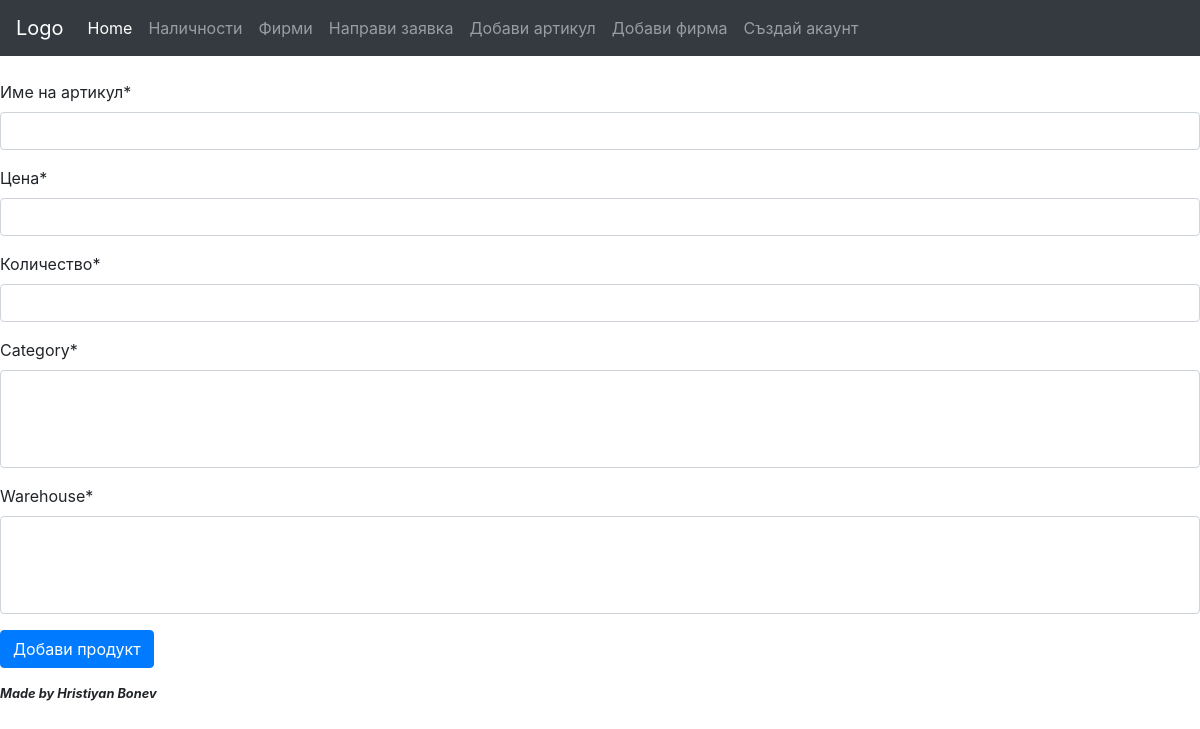
The page /add_article on the database as committed earlier.
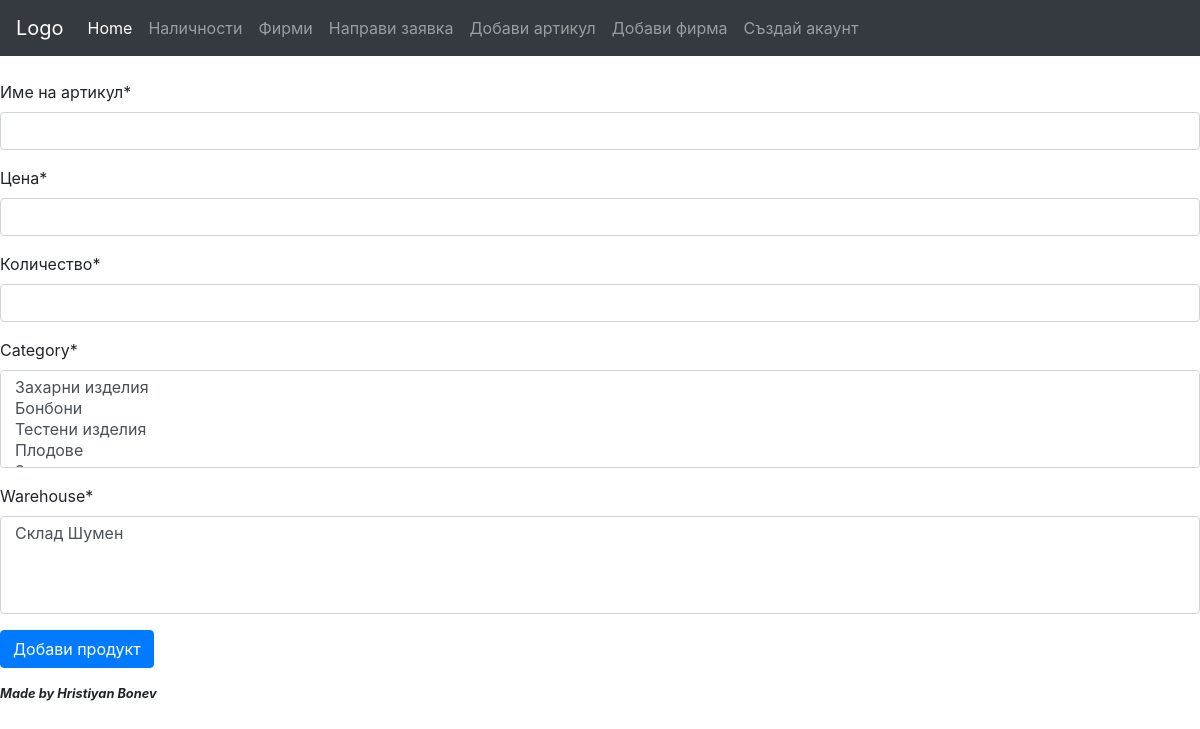
The same page on the database as committed later.
### storage_project/models.py (models this page shows)
class Category(models.Model):
    category_id = models.AutoField(primary_key=True)
    category_name = models.CharField(max_length=50)
    def __str__(self):
        return self.category_name
    class Meta:
        verbose_name = 'Category'
        verbose_name_plural = 'Categories'

### storage_project/views.py (the view)
# urls.py: path('add_article', AddArticleView.as_view(), name='add_item'),
class AddArticleView(CreateView):
    model = Article
    success_url = reverse_lazy('add_item')
    form_class = AddArticleForm
    template_name = 'add_item.html'

### storage_project/forms.py
class AddArticleForm(forms.ModelForm):
    class Meta:
        model = Article
        fields = '__all__'
        exclude = ['article_id']
        labels = {
            'article_name': 'Име на артикул',
            'price': 'Цена',
            'quantity': 'Количество'
        }

### storage_project/models.py (called while the page is built)
    def __str__(self):
        return self.warehouse_name

### templates/add_item.html (shortened to what this page needs)
{% extends "base.html" %}
{% load crispy_forms_tags %}
{% block content %}
<form method="post">
        <table border="1">
            {{ form | crispy }}
        </table>
    <button type="submit" class="btn btn-primary">Добави продукт</button>
</form>
{% endblock content %}

Rows that differ between the two databases and show on the page:
added Category: category "Захарни изделия / Бонбони / Тестени изделия / Плодове"
Other text that changed with them:
form field warehouse: (not shown) → "Склад Шумен"
